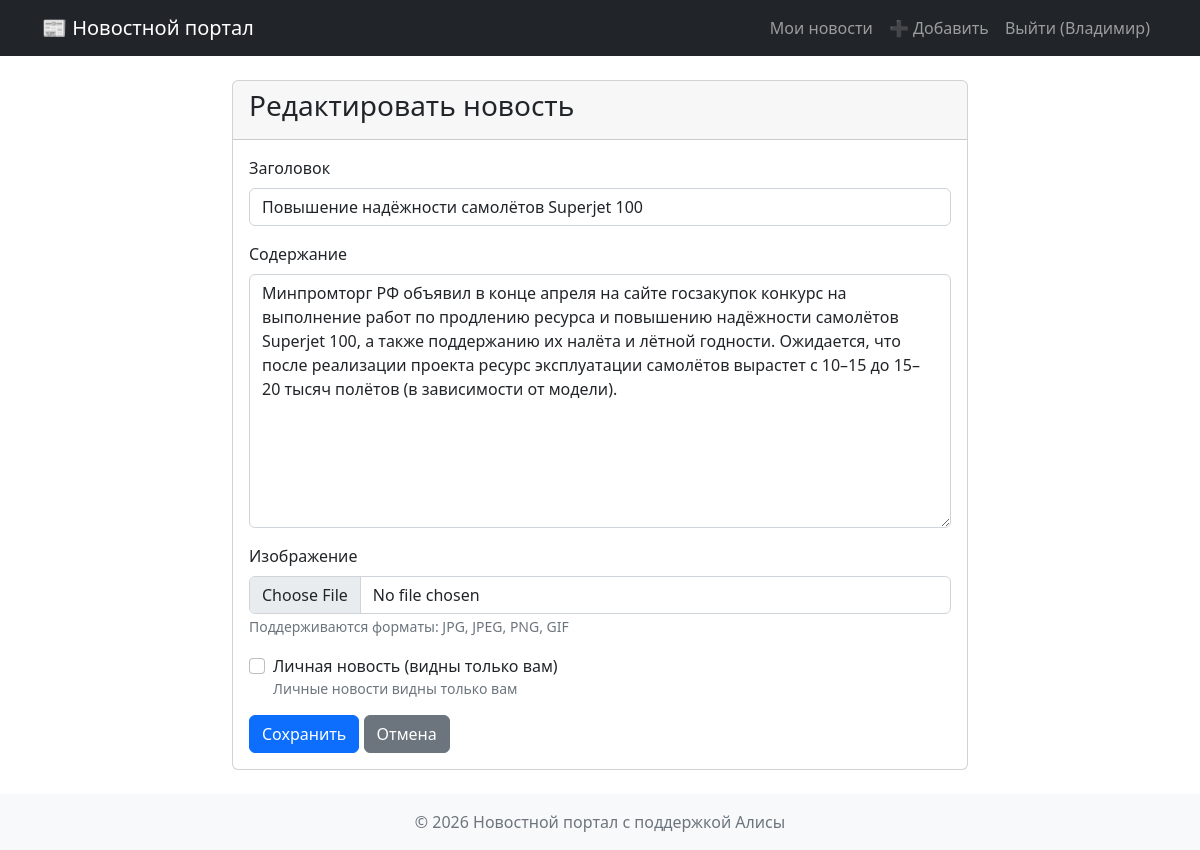
The app's page /news/2/edit (signed in) with its own data.
### newproj/models/user.py (models this page shows, shortened)
class User(BaseModel, UserMixin):
    __tablename__ = 'users'
    name = db.Column(db.String(100), nullable=False)
    email = db.Column(db.String(100), unique=True, nullable=False)
    hashed_password = db.Column(db.String(200), nullable=False)
    about = db.Column(db.Text, nullable=True)
    news = db.relationship('News', back_populates='author', lazy='dynamic')

### newproj/models/news.py (models this page shows, shortened)
class News(BaseModel):
    __tablename__ = 'news'
    title = db.Column(db.String(200), nullable=False)
    content = db.Column(db.Text, nullable=False)
    is_private = db.Column(db.Boolean, default=False)
    is_published = db.Column(db.Boolean, default=True)
    views_count = db.Column(db.Integer, default=0)
    image = db.Column(db.String(200), nullable=True)  # путь к изображению
    author_id = db.Column(db.Integer, db.ForeignKey('users.id'), nullable=False)
    author = db.relationship('User', back_populates='news')

### newproj/blueprints/news.py (the view, shortened to what this page needs)
@news_bp.route('/<int:news_id>/edit', methods=['GET', 'POST'])
@login_required
def edit(news_id):
    news = NewsService.get_by_id(db.session, news_id)
    if not news or news.author_id != current_user.id:
        abort(404)
    form = NewsForm(obj=news)
    return render_template('add_news.html', form=form, title='Редактировать новость')

### newproj/forms/news_new.py
class NewsForm(FlaskForm):
    title = StringField('Заголовок', validators=[DataRequired(), Length(max=200)])
    content = TextAreaField('Содержание', validators=[DataRequired()])
    is_private = BooleanField('Личная новость (видны только вам)')
    photo = FileField('Изображение', validators=[
        FileAllowed(['jpg', 'jpeg', 'png', 'gif'], 'Разрешены только картинки!')
    ])
    submit = SubmitField('Сохранить')

### newproj/extensions.py (called while the page is built)
@login_manager.user_loader
def load_user(user_id):
    from models.user import User
    return db.session.get(User, int(user_id))

### newproj/services/news_service.py (called while the page is built)
    @staticmethod
    def get_by_id(session, news_id):
        return session.query(News).filter(News.id == news_id).first()

### newproj/templates/add_news.html (shortened to what this page needs)
{% extends "base.html" %}
{% block content %}
<div class="row justify-content-center">
    <div class="col-md-8">
        <div class="card">
            <div class="card-header"><h3>{{ title }}</h3></div>
            <div class="card-body">
                <form method="POST" enctype="multipart/form-data">
                    <div class="mb-3">
                        {{ form.title.label(class="form-label") }}
                        {{ form.title(class="form-control") }}
                    </div>
                    <div class="mb-3">
                        {{ form.content.label(class="form-label") }}
                        {{ form.content(class="form-control", rows=10) }}
                    </div>
                    <div class="mb-3">
                        {{ form.photo.label(class="form-label") }}
                        {{ form.photo(class="form-control") }}
                        <small class="text-muted">Поддерживаются форматы: JPG, JPEG, PNG, GIF</small>
                    </div>
                    <div class="mb-3 form-check">
                        {{ form.is_private(class="form-check-input") }}
                        {{ form.is_private.label(class="form-check-label") }}
                        <small class="text-muted d-block">Личные новости видны только вам</small>
                    </div>
                    {{ form.submit(class="btn btn-primary") }}
                    <a href="{{ url_for('main.index') }}" class="btn btn-secondary">Отмена</a>
                </form>
            </div>
        </div>
    </div>
</div>
{% endblock %}

### newproj/templates/base.html (shortened to what this page needs)
<!DOCTYPE html>
<html lang="ru">
<head>
    <link href="https://cdn.jsdelivr.net/npm/bootstrap@5.2.3/dist/css/bootstrap.min.css" rel="stylesheet">
    <link rel="stylesheet" href="{{ url_for('static', filename='css/style.css') }}">
</head>
<body>
    <nav class="navbar navbar-expand-lg navbar-dark bg-dark">
        <div class="container">
            <a class="navbar-brand" href="{{ url_for('main.index') }}">📰 Новостной портал</a>
            <div class="collapse navbar-collapse" id="navbarNav">
                <ul class="navbar-nav ms-auto">
                    {% if current_user.is_authenticated %}
                        <li class="nav-item">
                            <a class="nav-link" href="{{ url_for('news.my_news') }}">Мои новости</a>
                        </li>
                        <li class="nav-item">
                            <a class="nav-link" href="{{ url_for('news.add') }}">➕ Добавить</a>
                        </li>
                        <li class="nav-item">
                            <a class="nav-link" href="{{ url_for('auth.logout') }}">Выйти ({{ current_user.name }})</a>
                        </li>
                    {% endif %}
                </ul>
            </div>
        </div>
    </nav>
    <main class="container my-4">
        {% block content %}{% endblock %}
    </main>
    <footer class="bg-light text-center py-3 mt-4">
        <div class="container">
            <span class="text-muted">© 2026 Новостной портал с поддержкой Алисы</span>
        </div>
    </footer>
</body>
</html>

### records on screen
User: name "Владимир"
News: title "Повышение надёжности самолётов Superjet 100", content "Минпромторг РФ объявил в конце апреля на сайте госзакупок конкурс на выполнение работ по продлению ресурса и повышению надёжности самолётов Superjet 100, а также поддержанию их налёта и лётной годности. Ожидается, что после реализации проекта ресурс эксплуатации самолётов вырастет с 10–15 до 15–20 тысяч полётов (в зависимости от модели)."

### other values on screen
{{ title }} "Редактировать новость"
